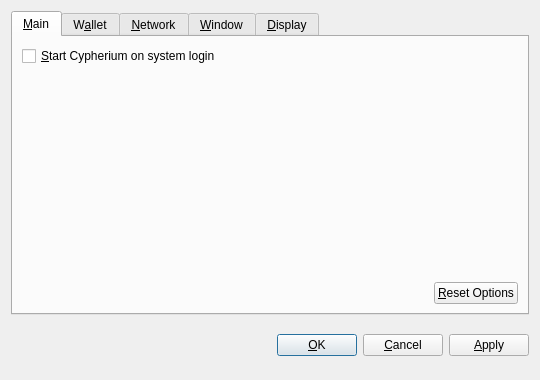
<?xml version="1.0" encoding="UTF-8"?>
<ui version="4.0">
 <class>OptionsDialog</class>
 <widget class="QDialog" name="OptionsDialog">
  <property name="geometry">
   <rect>
    <x>0</x>
    <y>0</y>
    <width>540</width>
    <height>380</height>
   </rect>
  </property>
  <property name="windowTitle">
   <string>Options</string>
  </property>
  <property name="modal">
   <bool>true</bool>
  </property>
  <layout class="QVBoxLayout" name="verticalLayout">
   <item>
    <widget class="QTabWidget" name="tabWidget">
     <property name="tabPosition">
      <enum>QTabWidget::North</enum>
     </property>
     <property name="currentIndex">
      <number>0</number>
     </property>
     <widget class="QWidget" name="tabMain">
      <attribute name="title">
       <string>&amp;Main</string>
      </attribute>
      <layout class="QVBoxLayout" name="verticalLayout_Main">
       <item>
        <widget class="QCheckBox" name="bitcoinAtStartup">
         <property name="toolTip">
          <string>Automatically start Cypherium after logging in to the system.</string>
         </property>
         <property name="text">
          <string>&amp;Start Cypherium on system login</string>
         </property>
        </widget>
       </item>
       <item>
        <spacer name="verticalSpacer_Main">
         <property name="orientation">
          <enum>Qt::Vertical</enum>
         </property>
         <property name="sizeHint" stdset="0">
          <size>
           <width>20</width>
           <height>40</height>
          </size>
         </property>
        </spacer>
       </item>
       <item>
        <layout class="QHBoxLayout" name="horizontalLayout_2_Main">
         <item>
          <spacer name="horizontalSpacer_2_Main">
           <property name="orientation">
            <enum>Qt::Horizontal</enum>
           </property>
           <property name="sizeHint" stdset="0">
            <size>
             <width>40</width>
             <height>20</height>
            </size>
           </property>
          </spacer>
         </item>
         <item>
          <widget class="QPushButton" name="resetButton">
           <property name="toolTip">
            <string>Reset all client options to default.</string>
           </property>
           <property name="text">
            <string>&amp;Reset Options</string>
           </property>
           <property name="autoDefault">
            <bool>false</bool>
           </property>
          </widget>
         </item>
        </layout>
       </item>
      </layout>
     </widget>
     <widget class="QWidget" name="tabWallet">
      <attribute name="title">
       <string>W&amp;allet</string>
      </attribute>
      <layout class="QVBoxLayout" name="verticalLayout_Network">
       <item>
        <widget class="QLabel" name="transactionFeeInfoLabel">
         <property name="text">
          <string>Optional transaction fee per kB that helps make sure your transactions are processed quickly. Most transactions are 1 kB.</string>
         </property>
         <property name="textFormat">
          <enum>Qt::PlainText</enum>
         </property>
         <property name="wordWrap">
          <bool>true</bool>
         </property>
        </widget>
       </item>
       <item>
        <layout class="QHBoxLayout" name="horizontalLayout_1_Main">
         <item>
          <widget class="QLabel" name="transactionFeeLabel">
           <property name="text">
            <string>Pay transaction &amp;fee</string>
           </property>
           <property name="textFormat">
            <enum>Qt::PlainText</enum>
           </property>
           <property name="buddy">
            <cstring>transactionFee</cstring>
           </property>
          </widget>
         </item>
         <item>
          <widget class="BitcoinAmountField" name="transactionFee"/>
         </item>
         <item>
          <spacer name="horizontalSpacer_1_Main">
           <property name="orientation">
            <enum>Qt::Horizontal</enum>
           </property>
           <property name="sizeHint" stdset="0">
            <size>
             <width>40</width>
             <height>20</height>
            </size>
           </property>
          </spacer>
         </item>
        </layout>
       </item>
       <item>
        <widget class="QLabel" name="label">
         <property name="text">
          <string>If you disable the spending of unconfirmed change, the change from a transaction cannot be used until that transaction has at least one confirmation. This also affects how your balance is computed.</string>
         </property>
         <property name="wordWrap">
          <bool>true</bool>
         </property>
        </widget>
       </item>
       <item>
        <widget class="QCheckBox" name="spendZeroConfChange">
         <property name="text">
          <string>Spend unconfirmed change  (experts only)</string>
         </property>
        </widget>
       </item>
       <item>
        <spacer name="verticalSpacer">
         <property name="orientation">
          <enum>Qt::Vertical</enum>
         </property>
         <property name="sizeHint" stdset="0">
          <size>
           <width>20</width>
           <height>40</height>
          </size>
         </property>
        </spacer>
       </item>
      </layout>
     </widget>
     <widget class="QWidget" name="tabNetwork">
      <attribute name="title">
       <string>&amp;Network</string>
      </attribute>
      <layout class="QVBoxLayout" name="verticalLayout_Network">
       <item>
        <widget class="QCheckBox" name="mapPortUpnp">
         <property name="toolTip">
          <string>Automatically open the Cypherium client port on the router. This only works when your router supports UPnP and it is enabled.</string>
         </property>
         <property name="text">
          <string>Map port using &amp;UPnP</string>
         </property>
        </widget>
       </item>
       <item>
        <widget class="QCheckBox" name="connectSocks">
         <property name="toolTip">
          <string>Connect to the Cypherium network through a SOCKS proxy (e.g. when connecting through Tor).</string>
         </property>
         <property name="text">
          <string>&amp;Connect through SOCKS proxy:</string>
         </property>
        </widget>
       </item>
       <item>
        <layout class="QHBoxLayout" name="horizontalLayout_Network">
         <item>
          <widget class="QLabel" name="proxyIpLabel">
           <property name="text">
            <string>Proxy &amp;IP:</string>
           </property>
           <property name="textFormat">
            <enum>Qt::PlainText</enum>
           </property>
           <property name="buddy">
            <cstring>proxyIp</cstring>
           </property>
          </widget>
         </item>
         <item>
          <widget class="QValidatedLineEdit" name="proxyIp">
           <property name="maximumSize">
            <size>
             <width>140</width>
             <height>16777215</height>
            </size>
           </property>
           <property name="toolTip">
            <string>IP address of the proxy (e.g. 127.0.0.1)</string>
           </property>
          </widget>
         </item>
         <item>
          <widget class="QLabel" name="proxyPortLabel">
           <property name="text">
            <string>&amp;Port:</string>
           </property>
           <property name="textFormat">
            <enum>Qt::PlainText</enum>
           </property>
           <property name="buddy">
            <cstring>proxyPort</cstring>
           </property>
          </widget>
         </item>
         <item>
          <widget class="QLineEdit" name="proxyPort">
           <property name="maximumSize">
            <size>
             <width>55</width>
             <height>16777215</height>
            </size>
           </property>
           <property name="toolTip">
            <string>Port of the proxy (e.g. 9050)</string>
           </property>
          </widget>
         </item>
         <item>
          <widget class="QLabel" name="socksVersionLabel">
           <property name="text">
            <string>SOCKS &amp;Version:</string>
           </property>
           <property name="textFormat">
            <enum>Qt::PlainText</enum>
           </property>
           <property name="buddy">
            <cstring>socksVersion</cstring>
           </property>
          </widget>
         </item>
         <item>
          <widget class="QValueComboBox" name="socksVersion">
           <property name="toolTip">
            <string>SOCKS version of the proxy (e.g. 5)</string>
           </property>
          </widget>
         </item>
         <item>
          <spacer name="horizontalSpacer_Network">
           <property name="orientation">
            <enum>Qt::Horizontal</enum>
           </property>
           <property name="sizeHint" stdset="0">
            <size>
             <width>40</width>
             <height>20</height>
            </size>
           </property>
          </spacer>
         </item>
        </layout>
       </item>
       <item>
        <spacer name="verticalSpacer_Network">
         <property name="orientation">
          <enum>Qt::Vertical</enum>
         </property>
         <property name="sizeHint" stdset="0">
          <size>
           <width>20</width>
           <height>40</height>
          </size>
         </property>
        </spacer>
       </item>
      </layout>
     </widget>
     <widget class="QWidget" name="tabWindow">
      <attribute name="title">
       <string>&amp;Window</string>
      </attribute>
      <layout class="QVBoxLayout" name="verticalLayout_Window">
       <item>
        <widget class="QCheckBox" name="minimizeToTray">
         <property name="toolTip">
          <string>Show only a tray icon after minimizing the window.</string>
         </property>
         <property name="text">
          <string>&amp;Minimize to the tray instead of the taskbar</string>
         </property>
        </widget>
       </item>
       <item>
        <widget class="QCheckBox" name="minimizeOnClose">
         <property name="toolTip">
          <string>Minimize instead of exit the application when the window is closed. When this option is enabled, the application will be closed only after selecting Quit in the menu.</string>
         </property>
         <property name="text">
          <string>M&amp;inimize on close</string>
         </property>
        </widget>
       </item>
       <item>
        <spacer name="verticalSpacer_Window">
         <property name="orientation">
          <enum>Qt::Vertical</enum>
         </property>
         <property name="sizeHint" stdset="0">
          <size>
           <width>20</width>
           <height>40</height>
          </size>
         </property>
        </spacer>
       </item>
      </layout>
     </widget>
     <widget class="QWidget" name="tabDisplay">
      <attribute name="title">
       <string>&amp;Display</string>
      </attribute>
      <layout class="QVBoxLayout" name="verticalLayout_Display">
       <item>
        <layout class="QHBoxLayout" name="horizontalLayout_1_Display">
         <item>
          <widget class="QLabel" name="langLabel">
           <property name="text">
            <string>User Interface &amp;language:</string>
           </property>
           <property name="textFormat">
            <enum>Qt::PlainText</enum>
           </property>
           <property name="buddy">
            <cstring>lang</cstring>
           </property>
          </widget>
         </item>
         <item>
          <widget class="QValueComboBox" name="lang">
           <property name="toolTip">
            <string>The user interface language can be set here. This setting will take effect after restarting Cypherium.</string>
           </property>
          </widget>
         </item>
        </layout>
       </item>
       <item>
        <layout class="QHBoxLayout" name="horizontalLayout_2_Display">
         <item>
          <widget class="QLabel" name="unitLabel">
           <property name="text">
            <string>&amp;Unit to show amounts in:</string>
           </property>
           <property name="textFormat">
            <enum>Qt::PlainText</enum>
           </property>
           <property name="buddy">
            <cstring>unit</cstring>
           </property>
          </widget>
         </item>
         <item>
          <widget class="QValueComboBox" name="unit">
           <property name="toolTip">
            <string>Choose the default subdivision unit to show in the interface and when sending coins.</string>
           </property>
          </widget>
         </item>
        </layout>
       </item>
       <item>
        <widget class="QCheckBox" name="displayAddresses">
         <property name="toolTip">
          <string>Whether to show Cypherium addresses in the transaction list or not.</string>
         </property>
         <property name="text">
          <string>&amp;Display addresses in transaction list</string>
         </property>
        </widget>
       </item>
       <item>
        <widget class="QCheckBox" name="coinControlFeatures">
         <property name="toolTip">
          <string>Whether to show coin control features or not.</string>
         </property>
         <property name="text">
          <string>Display coin &amp;control features (experts only!)</string>
         </property>
        </widget>
       </item>
       <item>
        <spacer name="verticalSpacer_Display">
         <property name="orientation">
          <enum>Qt::Vertical</enum>
         </property>
         <property name="sizeHint" stdset="0">
          <size>
           <width>20</width>
           <height>40</height>
          </size>
         </property>
        </spacer>
       </item>
      </layout>
     </widget>
    </widget>
   </item>
   <item>
    <layout class="QHBoxLayout" name="horizontalLayout_Buttons">
     <item>
      <spacer name="horizontalSpacer_1">
       <property name="orientation">
        <enum>Qt::Horizontal</enum>
       </property>
       <property name="sizeHint" stdset="0">
        <size>
         <width>40</width>
         <height>48</height>
        </size>
       </property>
      </spacer>
     </item>
     <item>
      <widget class="QLabel" name="statusLabel">
       <property name="font">
        <font>
         <weight>75</weight>
         <bold>true</bold>
        </font>
       </property>
       <property name="text">
        <string/>
       </property>
       <property name="textFormat">
        <enum>Qt::PlainText</enum>
       </property>
       <property name="wordWrap">
        <bool>true</bool>
       </property>
      </widget>
     </item>
     <item>
      <spacer name="horizontalSpacer_2">
       <property name="orientation">
        <enum>Qt::Horizontal</enum>
       </property>
       <property name="sizeHint" stdset="0">
        <size>
         <width>40</width>
         <height>48</height>
        </size>
       </property>
      </spacer>
     </item>
     <item>
      <widget class="QPushButton" name="okButton">
       <property name="text">
        <string>&amp;OK</string>
       </property>
      </widget>
     </item>
     <item>
      <widget class="QPushButton" name="cancelButton">
       <property name="text">
        <string>&amp;Cancel</string>
       </property>
       <property name="autoDefault">
        <bool>false</bool>
       </property>
      </widget>
     </item>
     <item>
      <widget class="QPushButton" name="applyButton">
       <property name="text">
        <string>&amp;Apply</string>
       </property>
       <property name="autoDefault">
        <bool>false</bool>
       </property>
      </widget>
     </item>
    </layout>
   </item>
  </layout>
 </widget>
 <customwidgets>
  <customwidget>
   <class>BitcoinAmountField</class>
   <extends>QSpinBox</extends>
   <header>bitcoinamountfield.h</header>
  </customwidget>
  <customwidget>
   <class>QValueComboBox</class>
   <extends>QComboBox</extends>
   <header>qvaluecombobox.h</header>
  </customwidget>
  <customwidget>
   <class>QValidatedLineEdit</class>
   <extends>QLineEdit</extends>
   <header>qvalidatedlineedit.h</header>
  </customwidget>
 </customwidgets>
 <resources/>
 <connections/>
</ui>
